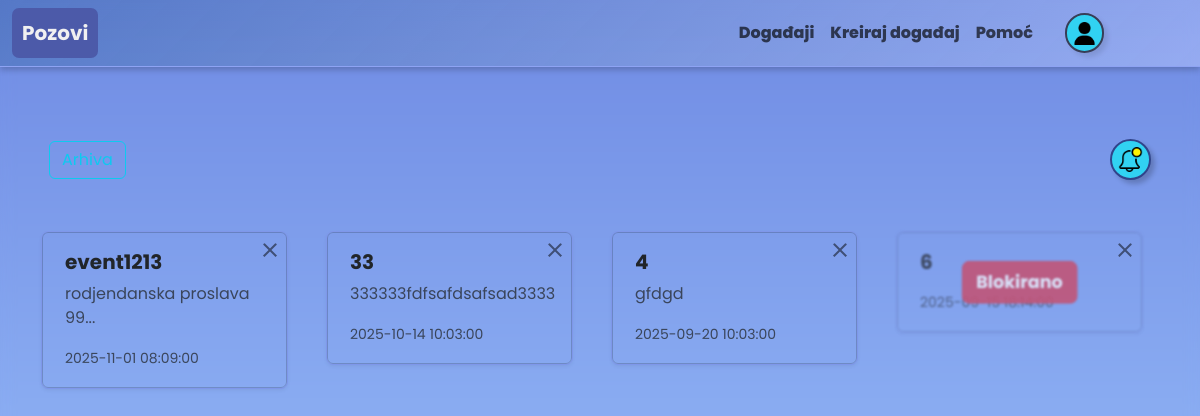
The app's page /dashboard.php (signed in) with its own data.
### tables this page shows
CREATE TABLE `events` (
  `event_id` int(11) NOT NULL,
  `title` varchar(40) NOT NULL,
  `description` text DEFAULT NULL,
  `event_date` datetime NOT NULL,
  `user_id` int(11) NOT NULL,
  `status` enum('active','blocked','archived') NOT NULL DEFAULT 'active',
  `location` varchar(100) DEFAULT NULL
);

### dashboard.php (the view, shortened to what this page needs)
<?php
require_once 'includes/db_config.php';
$user_id = $_SESSION['user_id'];
$stmt = $pdo->prepare("SELECT notification_id, title, text FROM notifications WHERE user_id = ?");
$stmt->execute([$user_id]);
$notifications = $stmt->fetchAll();
$exists = count($notifications)>0;
?>
<!DOCTYPE html>
<html lang="en">
<head>
    <link href="https://cdn.jsdelivr.net/npm/bootstrap@5.3.3/dist/css/bootstrap.min.css" rel="stylesheet">
    <link rel="stylesheet" href="css.css">
</head>
<body>
    <?php include 'templates/header.php'; ?>
    <div class="container mt-5">
        <div class="d-flex justify-content-between mb-4 buttons">
            <a href="dashboard_archived.php" class="btn btn-outline-info">Arhiva</a>
            <button class="btn btn-primary" type="button" id="notification" data-bs-toggle="dropdown" data-bs-auto-close="outside" aria-expanded="false">
                <img src="<?php  echo $exists ? 'images/notification1.png' : 'images/notification0.png';?>" alt="notification" width="25px" height="25px">
            </button>
        </div>
    </div>
    <div class="container mt-5">
        <div class="row g-4">
            <?php
            $sql = "SELECT event_id, title, description, event_date, status FROM events WHERE user_id = ? and status != 'archived'";
            $stmt = $pdo->prepare($sql);
            $stmt->execute([$user_id]);
            $events = $stmt->fetchAll();
            if (count($events) > 0) {
                foreach ($events as $row) {
                    ?>
                    <div class="col-12 col-sm-6 col-md-4 col-lg-3">
                        <?php $isBlocked = ($row['status'] === 'blocked'); ?>
                        <form action="<?php echo $isBlocked ? 'event_archived.php' : 'event.php';?>" method="POST">
                            <div class="modal-header align-items-start">
                            <button id="eventCard" type="submit" class="card h-100 shadow-sm text-start <?php echo $isBlocked ? 'blocked-card' : ''; ?>" style="width: 100%; background: none;">
                                <div class="card-body">
                                    <?php if ($isBlocked): ?>
                                        <div class="blokirano-text">Blokirano</div>
                                    <?php endif; ?>
                                    <h5 class="card-title fw-bold"><?php echo htmlspecialchars($row['title']); ?></h5>
                                    <p class="card-text text-muted"><?php echo htmlspecialchars(mb_strimwidth($row['description'], 0, 27, "...")); ?></p>
                                    <p class="card-text"><small class="text-muted"><?php echo htmlspecialchars($row['event_date']); ?></small></p>
                                </div>
                            </button>
                        </form>
                        <form action="files/archive_event.php" method="post" onsubmit="return confirm('Da li ste sigurni da želite da obrišete događaj?')">
                            <button id="buttonX" type="submit" class="btn-close" aria-label="Obriši događaj" title="Obriši događaj"></button>
                        </form>
                            </div>
                    </div>
                    <?php
                }
            } else {
                echo "<p>Nema događaja za prikaz.</p>";
            }
            ?>
</body>
</html>

### css.css (style rules this page uses)
body { padding-top: 87px; min-height: 100vh; background: linear-gradient(180deg, #6f8ae3, #a2cbff); background-size: cover; background-repeat: no-repeat; background-position: center; background-attachment: fixed; font-family: 'Poppins', sans-serif; }
body::before { content: ""; position: fixed; top: 0; left: 0; height: 100vh; width: 100vw; background-color: rgba(255, 255, 255, 0.0); backdrop-filter: blur(7px); z-index: -1; }
.buttons { padding-top: 4px; padding-bottom: 4px; padding-left: 7px; padding-right: 7px; margin-top: 40px; display:flex; align-items: center; }
#eventCard { outline: 1px solid #7f97ea; transition: transform 0.3s ease; }
.blocked-card { filter: blur(1px); position: relative; transition: filter 0.3s ease-in-out; opacity: 0.7; }
.blokirano-text { position: absolute; top: 50%; left: 50%; transform: translate(-50%, -50%); background: rgba(220, 53, 69, 0.9); color: white; padding: 8px 15px; border-radius: 8px; font-weight: bold; font-size: 1.1rem; animation: fadeInBlocked 0.6s ease forwards; z-index: 1; }
#buttonX { position:relative; top: 9px; right:25px; }
.btn-primary { background-color: #0947a2; }
#notification { padding: 6px; border: 2px solid #30448a; border-radius: 44px; background-color: #31d2f2; box-shadow: 4px 4px 5px rgba(0, 0, 0, 0.2); transition: transform 0.2s ease; }

### records on screen
events: title "event1213", description "rodjendanska proslava 99...", event_date "2025-11-01 08:09:00"
events: title "33", description "333333fdfsafdsafsad3333", event_date "2025-10-14 10:03:00"
events: title "4", description "gfdgd", event_date "2025-09-20 10:03:00"
events: status "Blokirano", title "6", event_date "2025-09-15…"
